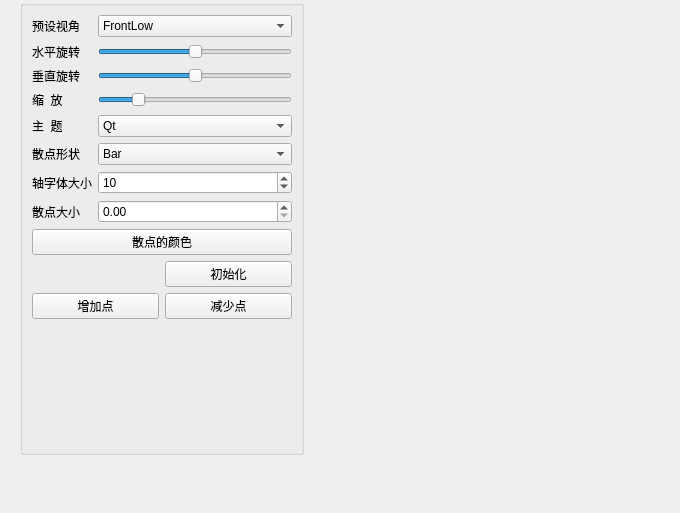
<?xml version="1.0" encoding="UTF-8"?>
<ui version="4.0">
 <class>Scatter</class>
 <widget class="QWidget" name="Scatter">
  <property name="geometry">
   <rect>
    <x>0</x>
    <y>0</y>
    <width>680</width>
    <height>513</height>
   </rect>
  </property>
  <property name="windowTitle">
   <string>Form</string>
  </property>
  <widget class="QGroupBox" name="groupBox">
   <property name="geometry">
    <rect>
     <x>20</x>
     <y>0</y>
     <width>284</width>
     <height>455</height>
    </rect>
   </property>
   <property name="title">
    <string/>
   </property>
   <layout class="QVBoxLayout" name="verticalLayout">
    <item>
     <layout class="QGridLayout" name="gridLayout">
      <item row="0" column="0">
       <widget class="QLabel" name="label_6">
        <property name="text">
         <string>预设视角</string>
        </property>
        <property name="buddy">
         <cstring>comboBox</cstring>
        </property>
       </widget>
      </item>
      <item row="0" column="1">
       <widget class="QComboBox" name="comboBox">
        <item>
         <property name="text">
          <string>FrontLow</string>
         </property>
        </item>
        <item>
         <property name="text">
          <string>Front</string>
         </property>
        </item>
        <item>
         <property name="text">
          <string>FrontHigh</string>
         </property>
        </item>
        <item>
         <property name="text">
          <string>LeftLow</string>
         </property>
        </item>
        <item>
         <property name="text">
          <string>Left</string>
         </property>
        </item>
        <item>
         <property name="text">
          <string>LeftHigh</string>
         </property>
        </item>
        <item>
         <property name="text">
          <string>RightLow</string>
         </property>
        </item>
        <item>
         <property name="text">
          <string>Right</string>
         </property>
        </item>
        <item>
         <property name="text">
          <string>RightHigh</string>
         </property>
        </item>
        <item>
         <property name="text">
          <string>BehindLow</string>
         </property>
        </item>
        <item>
         <property name="text">
          <string>Behind</string>
         </property>
        </item>
        <item>
         <property name="text">
          <string>BehindHigh</string>
         </property>
        </item>
        <item>
         <property name="text">
          <string>IsometricLeft</string>
         </property>
        </item>
        <item>
         <property name="text">
          <string>IsometricLeftHigh</string>
         </property>
        </item>
        <item>
         <property name="text">
          <string>IsometricRight</string>
         </property>
        </item>
        <item>
         <property name="text">
          <string>IsometricRightHigh</string>
         </property>
        </item>
        <item>
         <property name="text">
          <string>DirectlyAbove</string>
         </property>
        </item>
        <item>
         <property name="text">
          <string>DirectlyAboveCW45</string>
         </property>
        </item>
        <item>
         <property name="text">
          <string>DirectlyAboveCCW45</string>
         </property>
        </item>
        <item>
         <property name="text">
          <string>FrontBelow</string>
         </property>
        </item>
        <item>
         <property name="text">
          <string>LeftBelow</string>
         </property>
        </item>
        <item>
         <property name="text">
          <string>RightBelow</string>
         </property>
        </item>
        <item>
         <property name="text">
          <string>BehindBelow</string>
         </property>
        </item>
        <item>
         <property name="text">
          <string>DirectlyBelow</string>
         </property>
        </item>
       </widget>
      </item>
      <item row="1" column="0">
       <widget class="QLabel" name="label_7">
        <property name="text">
         <string>水平旋转</string>
        </property>
        <property name="buddy">
         <cstring>sliderH</cstring>
        </property>
       </widget>
      </item>
      <item row="1" column="1">
       <widget class="QSlider" name="sliderH">
        <property name="minimum">
         <number>-180</number>
        </property>
        <property name="maximum">
         <number>180</number>
        </property>
        <property name="orientation">
         <enum>Qt::Horizontal</enum>
        </property>
       </widget>
      </item>
      <item row="2" column="0">
       <widget class="QLabel" name="label_8">
        <property name="text">
         <string>垂直旋转</string>
        </property>
        <property name="buddy">
         <cstring>sliderV</cstring>
        </property>
       </widget>
      </item>
      <item row="2" column="1">
       <widget class="QSlider" name="sliderV">
        <property name="minimum">
         <number>-180</number>
        </property>
        <property name="maximum">
         <number>180</number>
        </property>
        <property name="orientation">
         <enum>Qt::Horizontal</enum>
        </property>
       </widget>
      </item>
      <item row="3" column="0">
       <widget class="QLabel" name="label_9">
        <property name="text">
         <string>缩  放</string>
        </property>
        <property name="buddy">
         <cstring>sliderZoom</cstring>
        </property>
       </widget>
      </item>
      <item row="4" column="1">
       <widget class="QComboBox" name="cBoxTheme">
        <item>
         <property name="text">
          <string>Qt</string>
         </property>
        </item>
        <item>
         <property name="text">
          <string>Primary Colors</string>
         </property>
        </item>
        <item>
         <property name="text">
          <string>Digia</string>
         </property>
        </item>
        <item>
         <property name="text">
          <string>StoneMoss</string>
         </property>
        </item>
        <item>
         <property name="text">
          <string>ArmyBlue</string>
         </property>
        </item>
        <item>
         <property name="text">
          <string>Retro</string>
         </property>
        </item>
        <item>
         <property name="text">
          <string>Ebony</string>
         </property>
        </item>
        <item>
         <property name="text">
          <string>Isabelle</string>
         </property>
        </item>
       </widget>
      </item>
      <item row="3" column="1">
       <widget class="QSlider" name="sliderZoom">
        <property name="minimum">
         <number>10</number>
        </property>
        <property name="maximum">
         <number>500</number>
        </property>
        <property name="value">
         <number>100</number>
        </property>
        <property name="orientation">
         <enum>Qt::Horizontal</enum>
        </property>
       </widget>
      </item>
      <item row="4" column="0">
       <widget class="QLabel" name="label">
        <property name="text">
         <string>主  题</string>
        </property>
        <property name="buddy">
         <cstring>cBoxTheme</cstring>
        </property>
       </widget>
      </item>
      <item row="5" column="1">
       <widget class="QComboBox" name="cBoxBarStyle">
        <item>
         <property name="text">
          <string>Bar</string>
         </property>
        </item>
        <item>
         <property name="text">
          <string>Cube</string>
         </property>
        </item>
        <item>
         <property name="text">
          <string>Pyramid</string>
         </property>
        </item>
        <item>
         <property name="text">
          <string>Cone</string>
         </property>
        </item>
        <item>
         <property name="text">
          <string>Cylinder</string>
         </property>
        </item>
        <item>
         <property name="text">
          <string>BevelBar</string>
         </property>
        </item>
        <item>
         <property name="text">
          <string>BevelCube</string>
         </property>
        </item>
        <item>
         <property name="text">
          <string>Sphere</string>
         </property>
        </item>
        <item>
         <property name="text">
          <string>Minimal</string>
         </property>
        </item>
        <item>
         <property name="text">
          <string>Arrow</string>
         </property>
        </item>
        <item>
         <property name="text">
          <string>Point</string>
         </property>
        </item>
       </widget>
      </item>
      <item row="5" column="0">
       <widget class="QLabel" name="label_2">
        <property name="text">
         <string>散点形状</string>
        </property>
        <property name="buddy">
         <cstring>cBoxBarStyle</cstring>
        </property>
       </widget>
      </item>
      <item row="6" column="0">
       <widget class="QLabel" name="label_4">
        <property name="text">
         <string>轴字体大小</string>
        </property>
        <property name="buddy">
         <cstring>spinFontSize</cstring>
        </property>
       </widget>
      </item>
      <item row="6" column="1">
       <widget class="QSpinBox" name="spinFontSize">
        <property name="minimum">
         <number>5</number>
        </property>
        <property name="value">
         <number>10</number>
        </property>
       </widget>
      </item>
      <item row="7" column="0">
       <widget class="QLabel" name="label_5">
        <property name="text">
         <string>散点大小</string>
        </property>
        <property name="buddy">
         <cstring>spinItemSize</cstring>
        </property>
       </widget>
      </item>
      <item row="7" column="1">
       <widget class="QDoubleSpinBox" name="spinItemSize">
        <property name="maximum">
         <double>1.000000000000000</double>
        </property>
        <property name="singleStep">
         <double>0.020000000000000</double>
        </property>
       </widget>
      </item>
     </layout>
    </item>
    <item>
     <widget class="QPushButton" name="btnBarColor">
      <property name="text">
       <string>散点的颜色</string>
      </property>
     </widget>
    </item>
    <item>
     <layout class="QGridLayout" name="gridLayout_2">
      <item row="3" column="0">
       <widget class="QPushButton" name="btnAddPoint">
        <property name="text">
         <string>增加点</string>
        </property>
       </widget>
      </item>
      <item row="3" column="1">
       <widget class="QPushButton" name="btnReducePoint">
        <property name="text">
         <string>减少点</string>
        </property>
       </widget>
      </item>
      <item row="1" column="1">
       <widget class="QPushButton" name="btnInit">
        <property name="text">
         <string>初始化</string>
        </property>
       </widget>
      </item>
     </layout>
    </item>
    <item>
     <spacer name="verticalSpacer">
      <property name="orientation">
       <enum>Qt::Vertical</enum>
      </property>
      <property name="sizeHint" stdset="0">
       <size>
        <width>20</width>
        <height>40</height>
       </size>
      </property>
     </spacer>
    </item>
   </layout>
  </widget>
 </widget>
 <resources/>
 <connections/>
</ui>
